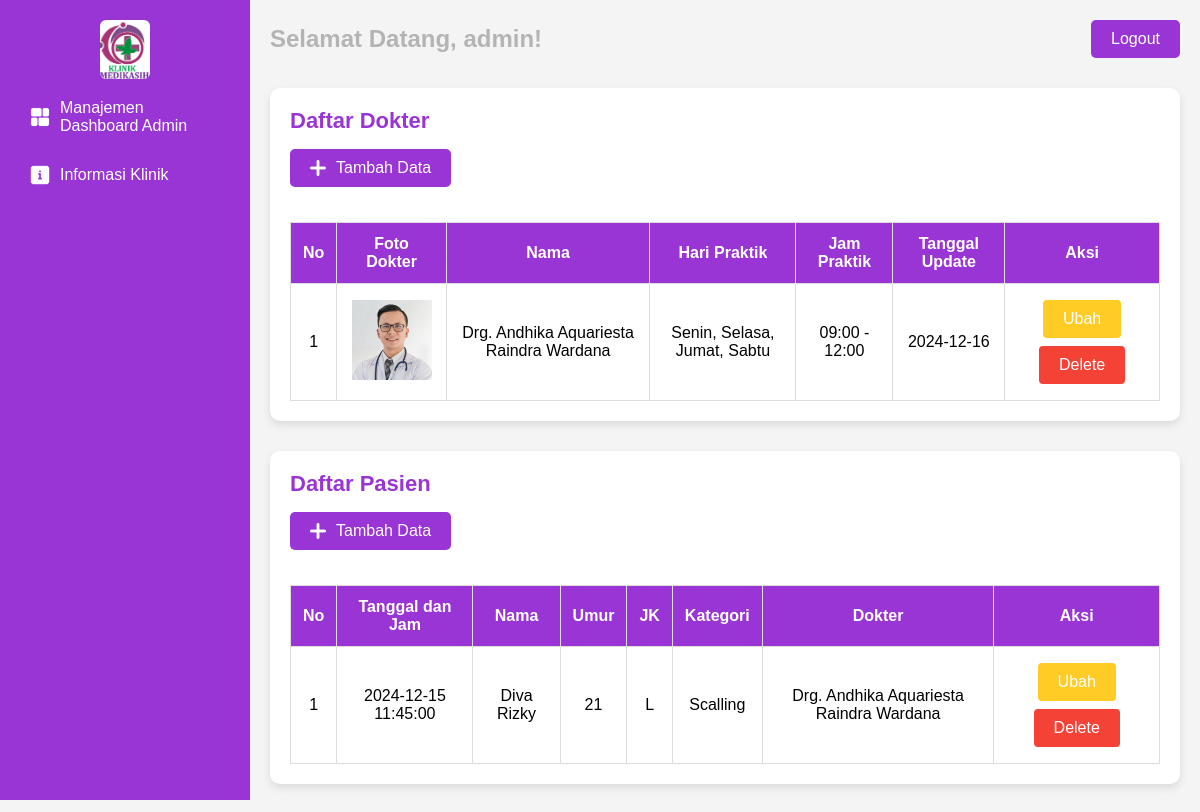
/Admin/index.php (signed in), run on an earlier commit of the app's database.
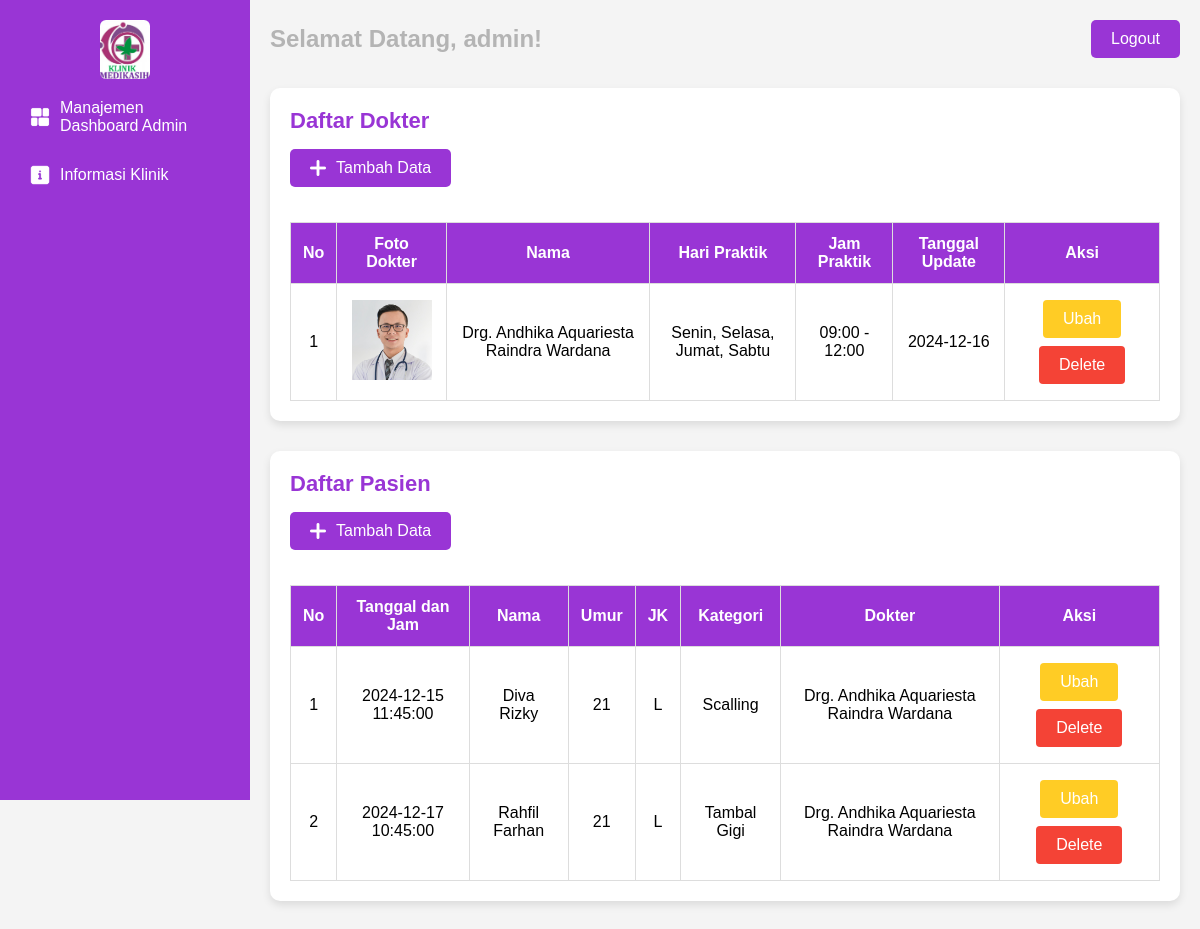
And on a later commit of the database.
### tables this page shows
CREATE TABLE `tb_dokter` (
  `id_dokter` int(2) NOT NULL,
  `foto_dokter` varchar(255) NOT NULL,
  `nama_dokter` varchar(100) NOT NULL,
  `deskripsi_dokter` varchar(150) NOT NULL,
  `hari_praktik` varchar(100) NOT NULL,
  `jam_praktik` varchar(100) NOT NULL,
  `tanggal_update` date NOT NULL,
  `id_admin` int(2) NOT NULL
);

CREATE TABLE `tb_pasien` (
  `id_pasien` int(2) NOT NULL,
  `tanggal_kunjungan` datetime NOT NULL,
  `nama_pasien` varchar(100) NOT NULL,
  `usia` int(2) NOT NULL,
  `jenis_kelamin` char(1) NOT NULL,
  `kategori` varchar(100) NOT NULL,
  `id_dokter` int(2) NOT NULL,
  `id_admin` int(2) NOT NULL
);

### Admin/config/config_query.php (called while the page is built, shortened)
<?php
$servername = "localhost";
$username = "root";
$password = "";
$dbname = "db_poligigi_pratama";
$conn = new mysqli($servername, $username, $password, $dbname);
function bacaSemuaDokter()
{
    global $conn;
    $sql = "SELECT d.*, a.name AS admin_name
            FROM tb_dokter d
            JOIN tb_admin a ON d.id_admin = a.id_admin";
    return $conn->query($sql);
}
function bacaSemuaPasien()
{
    global $conn;
    $sql = "SELECT p.id_pasien, p.tanggal_kunjungan, p.nama_pasien, p.usia, p.jenis_kelamin, p.kategori, d.nama_dokter, a.name
            FROM tb_pasien p
            JOIN tb_dokter d ON p.id_dokter = d.id_dokter
            JOIN tb_admin a ON p.id_admin = a.id_admin";
    return $conn->query($sql);
}

### Admin/index.php (the view, shortened to what this page needs)
<!DOCTYPE html>
<html lang="en">
<head>
    <link rel="stylesheet" href="../Admin/assets/css/styles.css">
</head>
<body>
    <div class="dashboard-container">
        <div class="sidebar" id="sidebar">
            <img id="logo" src="../assets/img/logo.jpg" alt="Logo Klinik Poli Gigi">
            <nav>
                <ul class="sidebar-nav" id="sidebar-nav">
                    <li>
                        <a href="#" id="dashboard-title">
                            <img class="sidebar-icon" src="../Admin/assets/icons/dashboard-icon.png" alt="Dashboard Icon">
                            Manajemen Dashboard Admin
                        </a>
                    </li>
                    <li>
                        <a href="../Admin/pages/informasi_klinik.php" id="clinic-info-link">
                            <img class="sidebar-icon" src="../Admin/assets/icons/info-icon.png" alt="Clinic Icon">
                            Informasi Klinik
                        </a>
                    </li>
                </ul>
            </nav>
        </div>
        <div class="main-content" id="main-content">
            <div class="main-header" id="main-header">
                <h1 id="welcome-message">Selamat Datang, <?php echo $_SESSION['username']; ?>!</h1>
                <a href="../Admin/config/logout.php" class="btn-logout" id="logout-btn">Logout</a>
            </div>
            <section id="doctor-section" class="container-section">
                <h2 id="doctor-title">Daftar Dokter</h2>
                <button class="btn-add" id="add-doctor-btn" onclick="window.location.href='../Admin/pages/tambah_data.php?type=dokter'">
                    <img class="button-icon" src="../Admin/assets/icons/add-icon.png" alt="Tambah"> Tambah Data
                </button>
                <div class="table-responsive" id="doctor-table-container">
                    <table class="custom-table" id="doctor-table">
                        <thead>
                            <tr>
                                <th>No</th>
                                <th>Foto Dokter</th>
                                <th>Nama</th>
                                <th>Hari Praktik</th>
                                <th>Jam Praktik</th>
                                <th>Tanggal Update</th>
                                <th>Aksi</th>
                            </tr>
                        </thead>
                        <tbody id="doctorTable">
                            <?php
                            include('config/config_query.php');
                            $result_dokter = bacaSemuaDokter();
                            if ($result_dokter->num_rows > 0) {
                                $no = 1;
                                while ($dokter = $result_dokter->fetch_assoc()) {
                                    echo "<tr>";
                                    echo "<td>" . $no++ . "</td>";
                                    $photoPath = "assets/images/placeholder.jpg";
                                    if (!empty($dokter['foto_dokter'])) {
                                        $filePath = "assets/images/" . $dokter['foto_dokter'];
                                        if (file_exists($filePath)) {
                                            $photoPath = $filePath;
                                        } else {
                                            error_log("File foto tidak ditemukan: " . $filePath);
                                        }
                                    }
                                    echo "<td><img src='" . htmlspecialchars($photoPath) . "' alt='Foto Dokter' class='preview-image'
                                    style='width: 80px; height: 80px; object-fit: cover;'></td>";
                                    echo "<td>" . htmlspecialchars($dokter['nama_dokter']) . "</td>";
                                    echo "<td>" . htmlspecialchars($dokter['hari_praktik']) . "</td>";
                                    echo "<td>" . htmlspecialchars($dokter['jam_praktik']) . "</td>";
                                    echo "<td>" . htmlspecialchars($dokter['tanggal_update']) . "</td>";
                                    echo "<td>
                                    <button class='btn-update' onclick=\"window.location.href='../Admin/pages/ubah_data.php?id=" . $dokter['id_dokter'] . "&type=dokter'\">Ubah</button>
                                    <button class='btn-delete' onclick=\"if(confirm('Yakin ingin menghapus?')) window.location.href='../Admin/config/process_delete_data.php?id=" . $dokter['id_dokter'] . "&type=dokter'\">Delete</button>
                                    </td>";
                                    echo "</tr>";
                                }
                            } else {
                                echo "<tr><td colspan='7'>Tidak ada data dokter.</td></tr>";
                            }
                            ?>
                        </tbody>
                    </table>
                </div>
            </section>
            <section id="patient-section" class="container-section">
                <h2 id="patient-title">Daftar Pasien</h2>
                <button class="btn-add" id="add-patient-btn" onclick="window.location.href='../Admin/pages/tambah_data.php?type=pasien'">
                    <img class="button-icon" src="../Admin/assets/icons/add-icon.png" alt="Tambah">Tambah Data
                </button>
                <div class="table-responsive" id="patient-table-container">
                    <table class="custom-table" id="patient-table">
                        <thead>
                            <tr>
                                <th>No</th>
                                <th>Tanggal dan Jam</th>
                                <th>Nama</th>
                                <th>Umur</th>
                                <th>JK</th>
                                <th>Kategori</th>
                                <th>Dokter</th>
                                <th>Aksi</th>
                            </tr>
                        </thead>
                        <tbody id="patientTable">
                            <?php
                            $result_pasien = bacaSemuaPasien();
                            if ($result_pasien->num_rows > 0) {
                                $no = 1;
                                while ($pasien = $result_pasien->fetch_assoc()) {
                                    echo "<tr>";
                                    echo "<td>" . $no++ . "</td>";
                                    echo "<td>" . $pasien['tanggal_kunjungan'] . "</td>";
                                    echo "<td>" . htmlspecialchars($pasien['nama_pasien']) . "</td>";
                                    echo "<td>" . htmlspecialchars($pasien['usia']) . "</td>";
                                    echo "<td>" . htmlspecialchars($pasien['jenis_kelamin']) . "</td>";
                                    echo "<td>" . htmlspecialchars($pasien['kategori']) . "</td>";
                                    echo "<td>" . htmlspecialchars($pasien['nama_dokter']) . "</td>";
                                    echo "<td>
                                    <button class='btn-update' onclick=\"window.location.href='../Admin/pages/ubah_data.php?id=" . $pasien['id_pasien'] . "&type=pasien'\">Ubah</button>
                                    <button class='btn-delete' onclick=\"if(confirm('Yakin ingin menghapus?')) window.location.href='../Admin/config/process_delete_data.php?id=" . $pasien['id_pasien'] . "&type=pasien'\">Delete</button>
                                    </td>";
                                    echo "</tr>";
                                }
                            } else {
                                echo "<tr><td colspan='8'>Tidak ada data pasien.</td></tr>";
                            }
                            ?>
                        </tbody>
                    </table>
                </div>
            </section>
        </div>
    </div>
</body>
</html>

### Admin/assets/css/styles.css (style rules this page uses)
* { margin: 0; padding: 0; box-sizing: border-box; }
body { font-family: Arial, sans-serif; background-color: #f4f4f4; }
.dashboard-container { display: flex; min-height: 100vh; flex-wrap: wrap; }
.sidebar { background-color: #9935D5; color: white; padding: 20px; width: 250px; height: 100vh; display: flex; flex-direction: column; align-items: flex-start; position: fixed; top: 0; left: 0; box-sizing: border-box; transition: all 0.2s ease; }
#logo { display: block; margin: 0 auto; width: 50px; height: auto; border-radius: 6px; }
#sidebar-nav { width: 100%; list-style-type: none; padding-left: 0; }
#sidebar-nav li { margin: 10px 0; }
#sidebar-nav a { color: white; text-decoration: none; font-size: 16px; display: flex; align-items: center; padding: 10px; border-radius: 5px; transition: background-color 0.3s; }
.sidebar-icon { width: 20px; height: 20px; margin-right: 10px; object-fit: contain; vertical-align: middle; }
.main-content { margin-left: 250px; flex-grow: 1; padding: 20px; box-sizing: border-box; }
.main-header { display: flex; justify-content: space-between; align-items: center; margin-bottom: 30px; }
#welcome-message { opacity: 50%; color: #757575; font-size: 24px; font-weight: bold; }
.btn-logout { padding: 10px 20px; background-color: #9935D5; color: white; border: none; font-size: 16px; border-radius: 5px; cursor: pointer; text-decoration: none; }
#doctor-title, #patient-title { font-size: 22px; font-weight: bold; color: #9935D5; margin-bottom: 15px; }
.btn-add { background-color: #9935D5; color: white; padding: 10px 20px; border: none; font-size: 16px; display: flex; align-items: center; border-radius: 5px; cursor: pointer; margin-bottom: 15px; }
.btn-add .button-icon { width: 16px; height: 16px; margin-right: 10px; vertical-align: middle; object-fit: contain; }
.custom-table { width: 100%; border-collapse: collapse; margin-top: 20px; }
.custom-table th, .custom-table td { padding: 12px; text-align: center; border: 1px solid #ddd; }
.custom-table th { background-color: #9935D5; color: white; }
.container-section { background-color: #ffffff; border-radius: 10px; box-shadow: 0 4px 8px rgba(0, 0, 0, 0.1); padding: 20px; margin-bottom: 30px; }
.preview-image { width: 100px; height: 100px; object-fit: cover; cursor: pointer; transition: transform 0.2s; }
.table-responsive { overflow-x: auto; }
.btn-update { background-color: #FFCC25; color: white; border: none; padding: 10px 20px; text-align: center; text-decoration: none; display: inline-block; font-size: 16px; margin: 4px 2px; cursor: pointer; border-radius: 4px; }
.btn-delete { background-color: #f44336; color: white; border: none; padding: 10px 20px; text-align: center; text-decoration: none; display: inline-block; font-size: 16px; margin: 4px 2px; cursor: pointer; border-radius: 4px; }

What changed in the data, as far as the page shows it:
added tb_pasien: tanggal_kunjungan "2024-12-17 10:45:00", nama_pasien "Rahfil Farhan", usia "21", jenis_kelamin "L", kategori "Tambal Gigi", id_dokter.nama_dokter "Drg. Andhika Aquariesta Raindra Wardana"
